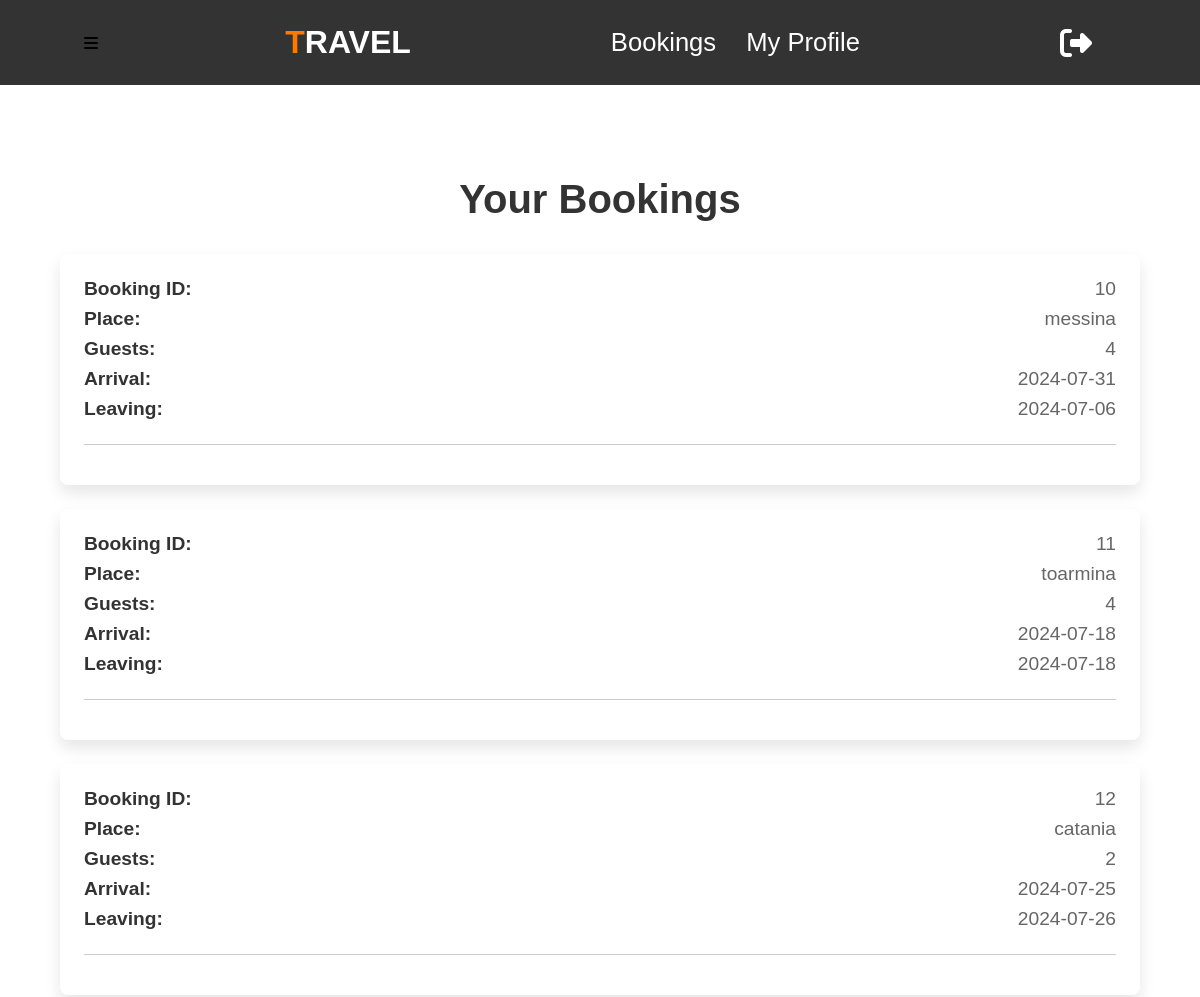
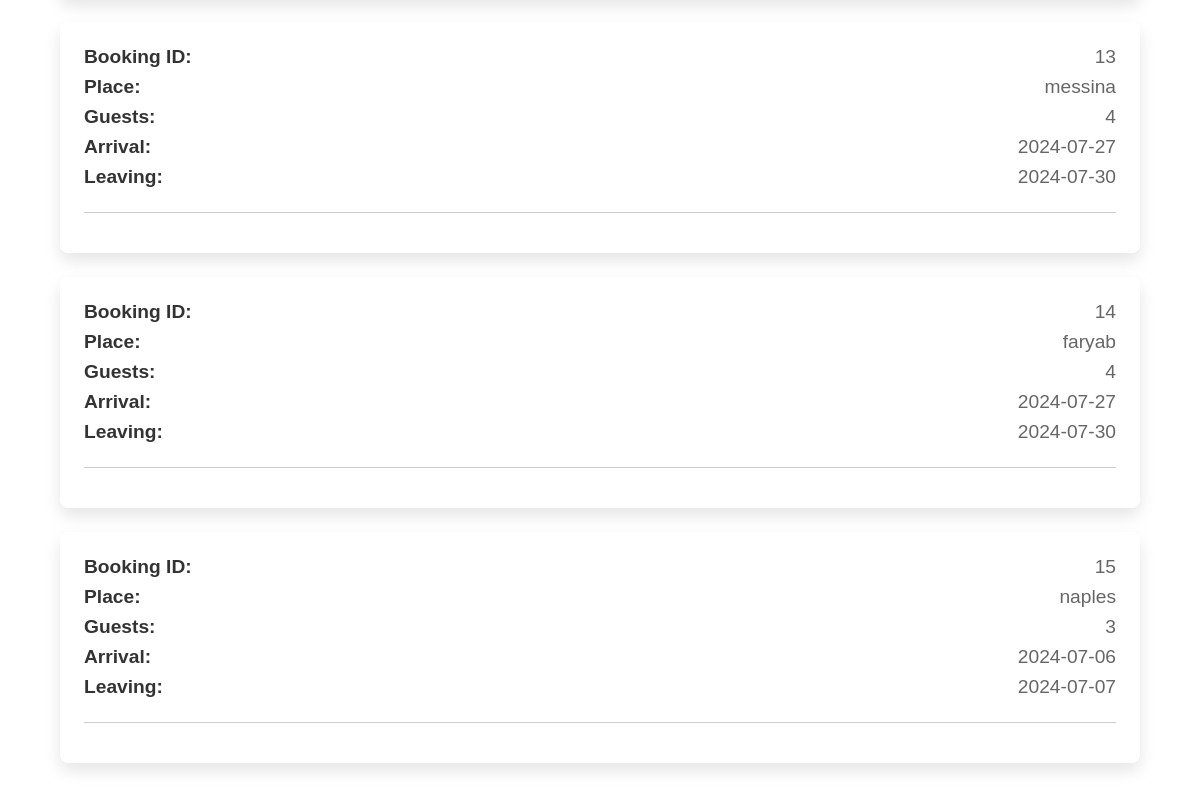
Screenshot of /user_bookings.php (signed in) with the database file from the repository (2 pictures, top to bottom).
### tables this page shows
CREATE TABLE `bookings` (
  `id` int NOT NULL,
  `place_name` varchar(255) NOT NULL,
  `number_of_guests` int NOT NULL,
  `arrival_date` date NOT NULL,
  `leaving_date` date NOT NULL,
  `created_at` timestamp NULL DEFAULT CURRENT_TIMESTAMP,
  `user_id` int NOT NULL
);

### src/user_bookings.php (the view, shortened to what this page needs)
<?php
require('db_connection.php');
$user_id = $_SESSION['user_id'];
$sql_bookings = "SELECT * FROM bookings WHERE user_id = ?";
$stmt_bookings = $conn->prepare($sql_bookings);
$stmt_bookings->bind_param('i', $user_id);
$stmt_bookings->execute();
$bookings = $stmt_bookings->get_result();
?>
<!DOCTYPE html>
<html lang="en">
<head>
    <link rel="stylesheet" href="https://cdn.jsdelivr.net/npm/swiper@11/swiper-bundle.min.css" />
    <link rel="stylesheet" href="https://cdnjs.cloudflare.com/ajax/libs/font-awesome/6.5.1/css/all.min.css">
    <link rel="stylesheet" href="user_bookings.css">
</head>
<body>
<header>
    <div id="menu-bar" class="fas fa-bars"></div>
    <a href="user_dashboard.php" class="logo"><span>T</span>RAVEL</a>
    <nav class="navbar">
        <a href="user_bookings.php">Bookings</a>
        <a href="user_profile.php">My Profile</a>
    </nav>
    <div class="icons">
        <a href="logout.php" class="logout-icon"><i class="fas fa-sign-out-alt"></i></a>
    </div>
</header>
<section class="user-bookings">
    <h2>Your Bookings</h2>
    <ul>
        <?php while ($booking = $bookings->fetch_assoc()): ?>
            <li>
                <div class="booking-detail">
                    <strong>Booking ID:</strong> <span><?php echo htmlspecialchars($booking['id']); ?></span>
                </div>
                <div class="booking-detail">
                    <strong>Place:</strong> <span><?php echo htmlspecialchars($booking['place_name']); ?></span>
                </div>
                <div class="booking-detail">
                    <strong>Guests:</strong> <span><?php echo htmlspecialchars($booking['number_of_guests']); ?></span>
                </div>
                <div class="booking-detail">
                    <strong>Arrival:</strong> <span><?php echo htmlspecialchars($booking['arrival_date']); ?></span>
                </div>
                <div class="booking-detail">
                    <strong>Leaving:</strong> <span><?php echo htmlspecialchars($booking['leaving_date']); ?></span>
                </div>
                <hr>
            </li>
        <?php endwhile; ?>
    </ul>
</section>
</body>
</html>

### src/user_bookings.css (style rules this page uses)
html, body { margin: 0; padding: 0; font-family: 'Nunito', sans-serif; }
:root { --orange: #ff7800; --black: #333; --light-color: #666; --box-shadow: 0 .5rem 1rem rgba(0,0,0,.1); --border: .1rem solid rgba(0,0,0,.1); }
header { position: fixed; top: 0; left: 0; right: 0; background: var(--black); z-index: 1000; display: flex; align-items: center; justify-content: space-between; padding: 1.5rem 7%; }
header .logo { font-size: 2rem; font-weight: bolder; color: #fff; text-transform: uppercase; text-decoration: none; }
header .logo span { color: var(--orange); }
header .navbar a { color: #fff; font-size: 1.6rem; margin: 0 0.8rem; text-decoration: none; }
header .icons i { font-size: 2rem; color: #fff; cursor: pointer; margin-right: 1.5rem; }
header .icons .logout-icon i { font-size: 2rem; color: #fff; cursor: pointer; }
.user-bookings { padding: 2rem 5%; margin-top: 7rem; }
.user-bookings h2 { text-align: center; color: var(--black); font-size: 2.5rem; margin-bottom: 2rem; }
.user-bookings ul { list-style: none; padding: 0; }
.user-bookings ul li { background: #fff; padding: 1.5rem; border-radius: .5rem; box-shadow: var(--box-shadow); margin-bottom: 1.5rem; transition: transform 0.3s, box-shadow 0.3s; display: flex; flex-direction: column; }
.user-bookings ul li .booking-detail { display: flex; justify-content: space-between; margin-bottom: .5rem; }
.user-bookings ul li .booking-detail strong { font-size: 1.2rem; color: var(--black); }
.user-bookings ul li .booking-detail span { font-size: 1.2rem; color: var(--light-color); }
.user-bookings ul li hr { border: 0; height: 1px; background: #ccc; margin: 1rem 0; }

### rows the page displays
bookings: id "10", place_name "messina", number_of_guests "4", arrival_date "2024-07-31", leaving_date "2024-07-06"
bookings: id "11", place_name "toarmina", number_of_guests "4", arrival_date "2024-07-18", leaving_date "2024-07-18"
bookings: id "12", place_name "catania", number_of_guests "2", arrival_date "2024-07-25", leaving_date "2024-07-26"
bookings: id "13", place_name "messina", number_of_guests "4", arrival_date "2024-07-27", leaving_date "2024-07-30"
bookings: id "14", place_name "faryab", number_of_guests "4", arrival_date "2024-07-27", leaving_date "2024-07-30"
bookings: id "15", place_name "naples", number_of_guests "3", arrival_date "2024-07-06", leaving_date "2024-07-07"
